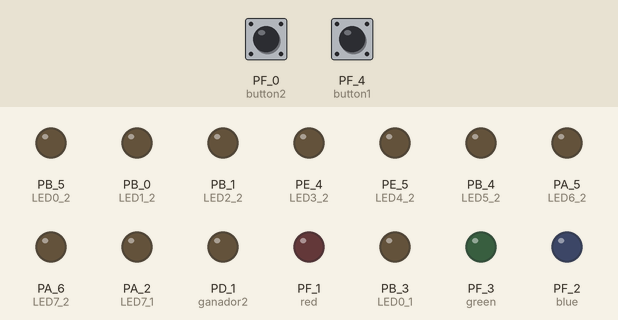
This sketch was run on a simulated TI Tiva C LaunchPad. Parts: output pins drawn as LEDs (lit = HIGH). Inputs (shaded band) come from the test bench; at power-on: PF_4 (button1) HIGH, PF_0 (button2) HIGH.

Above: at 1.2 s.
1.3 s: PF_4 (button1) pulled LOW for 0.15 s
At 2.1 s:
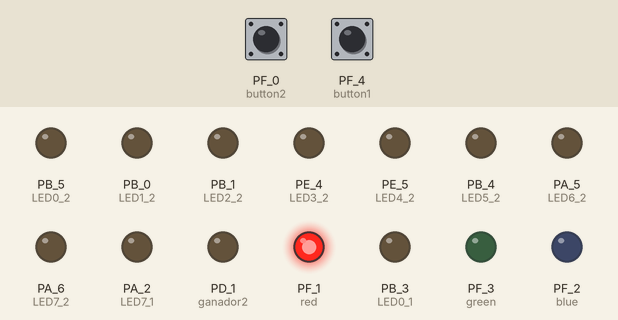
4.4 s: PF_0 (button2) pulled LOW for 1 s
At 6.0 s:
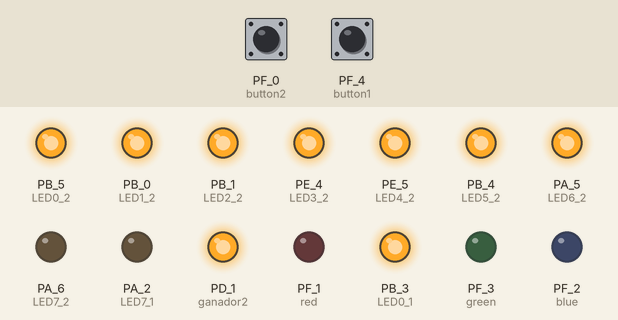
8.3 s: PF_4 (button1) pulled LOW for 1 s
At 12.1 s:
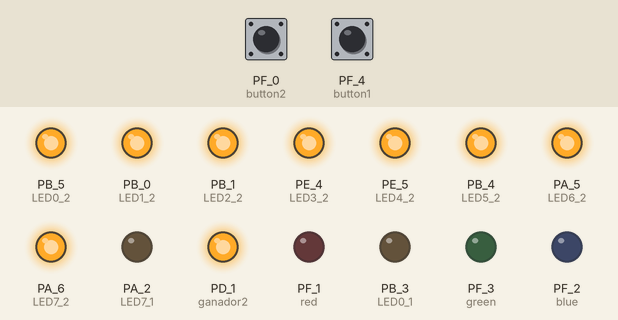
12.3 s: PF_4 (button1) pulled LOW for 3.2 s
At 14.5 s:
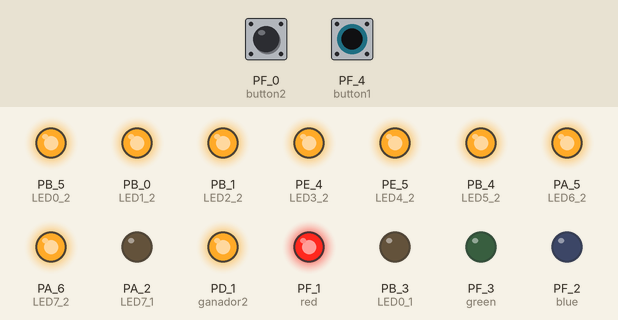
Timing chart, 0 to 18.3 s (numbered marks = the images above; inputs shaded):
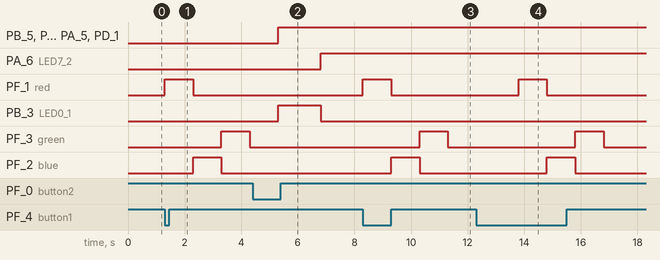

The sketch:

Lab06_2.ino
```cpp
#define LED0_1  PB_3
#define LED1_1  PC_4
#define LED2_1  PC_5
#define LED3_1  PC_6
#define LED4_1  PC_7
#define LED5_1  PD_6
#define LED6_1  PA_3
#define LED7_1  PA_2

#define LED0_2  PB_5
#define LED1_2  PB_0
#define LED2_2  PB_1
#define LED3_2  PE_4
#define LED4_2  PE_5
#define LED5_2  PB_4
#define LED6_2  PA_5
#define LED7_2  PA_6

#define red PF_1    //red led
#define green PF_3  //led verde
#define blue PF_2   //led azul

#define ganador1 PD_0 //si el j1 gana
#define ganador2 PD_1 //si el j2 gana

#define button1  PF_4 //sw1
#define button2  PF_0 //sw2

byte jugador1 = 0;
byte jugador2 = 0;
byte contador1 = 0;
byte contador2 = 0;
byte push1 = 0;
byte push2 = 0;

bool inicio = 0;

void setup() {
  pinMode(LED0_1, OUTPUT);
  pinMode(LED1_1, OUTPUT);
  pinMode(LED2_1, OUTPUT);
  pinMode(LED3_1, OUTPUT);
  pinMode(LED4_1, OUTPUT);
  pinMode(LED5_1, OUTPUT);
  pinMode(LED6_1, OUTPUT);
  pinMode(LED7_1, OUTPUT);

  pinMode(LED0_2, OUTPUT);
  pinMode(LED1_2, OUTPUT);
  pinMode(LED2_2, OUTPUT);
  pinMode(LED3_2, OUTPUT);
  pinMode(LED4_2, OUTPUT);
  pinMode(LED5_2, OUTPUT);
  pinMode(LED6_2, OUTPUT);
  pinMode(LED7_2, OUTPUT);

  pinMode(red,OUTPUT);
  pinMode(green, OUTPUT);
  pinMode(blue, OUTPUT);

  pinMode(button1, INPUT_PULLUP);
  pinMode(button2, INPUT_PULLUP);

  pinMode(ganador1, OUTPUT);
  pinMode(ganador2, OUTPUT);

}

void loop() {

   push1 = digitalRead(button1);
   push2 = digitalRead(button2);

   if(push1 == 0){
     semaforo(1,0,0);
     semaforo(0,1,0);
     semaforo(0,0,1);
     semaforo(0,0,0);

     inicio = 1;
   }

   if(inicio == 1){

     if(push1 == 0){
        jugador1++;
        delay(1);
     }else if (push2 == 0){
        jugador2++;
        delay(1);
     }

     if(jugador1 == 8){

        jugador2=0;
        digitalWrite(ganador1, 1);
        digitalWrite(ganador2, 0);
        delay(1500);
        inicio = 0;

     }else if(jugador2 == 8){
        jugador1=0;
        digitalWrite(ganador1, 0);
        digitalWrite(ganador2, 1);
        delay(1500);
        inicio = 0;
    }else {
        digitalWrite(ganador1, 0);
        digitalWrite(ganador2, 0);
    }
   }

    contador1 = leds(jugador1);
    contador2 = leds(jugador2);

    digitalWrite(LED0_1,bitRead(contador1,0));
    digitalWrite(LED1_1,bitRead(contador1,1));
    digitalWrite(LED2_1,bitRead(contador1,2));
    digitalWrite(LED3_1,bitRead(contador1,3));
    digitalWrite(LED4_1,bitRead(contador1,4));
    digitalWrite(LED5_1,bitRead(contador1,5));
    digitalWrite(LED6_1,bitRead(contador1,6));
    digitalWrite(LED7_1,bitRead(contador1,7));

    digitalWrite(LED0_2,bitRead(contador2,0));
    digitalWrite(LED1_2,bitRead(contador2,1));
    digitalWrite(LED2_2,bitRead(contador2,2));
    digitalWrite(LED3_2,bitRead(contador2,3));
    digitalWrite(LED4_2,bitRead(contador2,4));
    digitalWrite(LED5_2,bitRead(contador2,5));
    digitalWrite(LED6_2,bitRead(contador2,6));
    digitalWrite(LED7_2,bitRead(contador2,7));
}

void semaforo(bool r,bool b, bool g ){

    digitalWrite(red,r);
    digitalWrite(blue,b);
    digitalWrite(green,g);
    delay(1000);
}

byte leds(byte c){

    switch(c){

      case 0:
        c = 0;
        break;

      case 1:
        c = 1;
        break;

      case 2:
        c = 3;
        break;

      case 3:
        c = 7;
        break;

      case 4:
        c = 15;
        break;

      case 5:
        c = 31;
        break;

      case 6:
        c = 63;
        break;

      case 7:
        c = 127;
        break;

      case 8:
        c = 255;
        break;
    }
    return c;

}
```

Measured:
- after the input at 1.3 s, PF_1 (red): LOW → HIGH at once, → LOW 1.0 s later; PF_3 (green): LOW → HIGH after 2.0 s, → LOW 1.0 s later; PF_2 (blue): LOW → HIGH after 1.0 s, → LOW 1.0 s later
- after the input at 4.4 s, PB_5 (LED0_2), PB_0 (LED1_2), PB_1 (LED2_2): LOW → HIGH after 0.90 s; PE_4 (LED3_2), PE_5 (LED4_2), PB_4 (LED5_2), PA_5 (LED6_2), PD_1 (ganador2): LOW → HIGH after 0.91 s; PA_6 (LED7_2): LOW → HIGH after 2.4 s
- after the input at 8.3 s, PF_1 (red): LOW → HIGH at once, → LOW 1.0 s later; PF_3 (green): LOW → HIGH after 2.0 s, → LOW 1.0 s later; PF_2 (blue): LOW → HIGH after 1.0 s, → LOW 1.0 s later
- after the input at 12.3 s, PF_1 (red): LOW → HIGH after 1.5 s, → LOW 1.0 s later; PF_3 (green): LOW → HIGH after 3.5 s, → LOW 1.0 s later; PF_2 (blue): LOW → HIGH after 2.5 s, → LOW 1.0 s later
